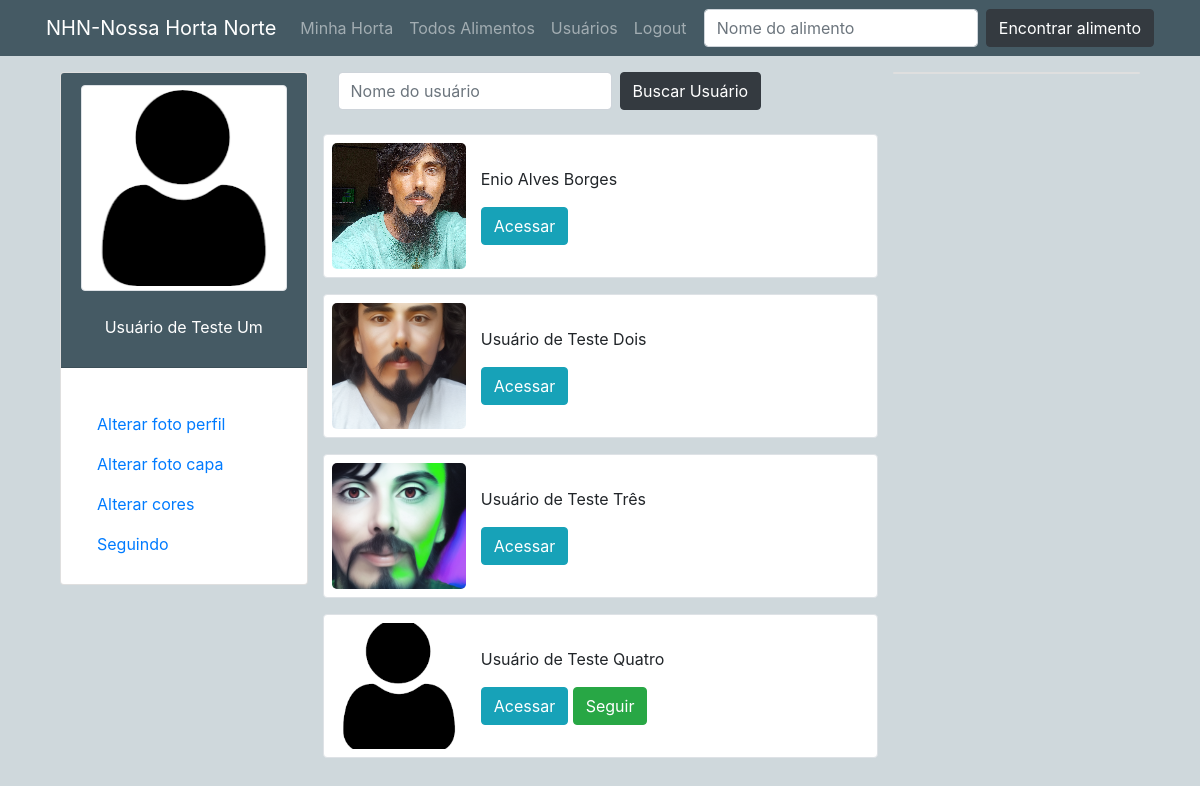
The app's page /encontrar/ (signed in) with its own data.
### perfis/models.py (models this page shows, shortened)
class Perfil(models.Model):
    nome = models.CharField(max_length=255, null=False)
    telefone = models.CharField(max_length=15, null=True, blank=True)
    endereco_maps = models.CharField(max_length=255, null=True, blank=True)
    imagem_perfil = models.ImageField(null=True, blank=True, upload_to='uploads/fotoperfil/')
    imagem_capa = models.ImageField(null=True, blank=True, upload_to='uploads/fotocapa/')
    cor = models.CharField(max_length=10, default='#455A64')
    contatos = models.ManyToManyField('self')
    usuario = models.OneToOneField(User, related_name='perfil', on_delete=models.CASCADE)

### perfis/views.py (the view, shortened to what this page needs)
# urls.py: path('encontrar/', views.buscar_usuario, name='buscar_usuario'),
@login_required(login_url='login')
def buscar_usuario(request):
    encontrados = Perfil.objects.all()
    dados = {}
    dados['encontrados'] = encontrados
    dados['perfil_logado'] = request.user.perfil
    return render(request, 'buscarusuario.html', dados)

### perfis/templates/buscarusuario.html (shortened to what this page needs)
{% extends 'base.html' %}
{% load static %}
{% block main %}
<form method="POST" action="{% url 'buscar_usuario' %}"
    class="form-inline my-2 my-lg-0 form-busca-usuario">
    <input class="form-control mr-sm-2" type="search" name="busca" placeholder="Nome do usuário">
    <button class="btn btn-dark my-2 my-sm-0" type="submit">Buscar Usuário</button>
</form><br>
<div>
    {% if encontrados %}
    <ul class="list-group full-w">
        {% for encontrado in encontrados %}
        {% if encontrado.id != user.perfil.id %}
        {% if encontrado in user.perfil.contatos.all %}
        <div class="row border rounded mb-3 py-2 px-2 bg-white">
            <div class="col col-md-3 py-5"
                style="background:  {% if encontrado.imagem_perfil %} url('/media/{{ encontrado.imagem_perfil }}') {% else %} url('{% static 'media/img/user.png' %}') {% endif %} ;
                        background-position: center;
                        background-size: cover;
                        border-radius: 5px;"></div>
            <div class="col col-md-9 bg-white py-4">
                <p>{{ encontrado.nome }}</p>
                <div>
                    <a href="{% url 'exibir' encontrado.id %}" class="btn btn-info">Acessar</a>
                </div>
            </div>
        </div>
        {% else %}
        <div class="row border rounded mb-3 py-2 px-2 bg-white">
            <div class="col col-md-3 py-5"
            style="background:  {% if encontrado.imagem_perfil %} url('/media/{{ encontrado.imagem_perfil }}') {% else %} url('{% static 'media/img/user.png' %}') {% endif %};
            background-position: center;
            background-size: cover;
            border-radius: 5px;"    >
            </div>
            <div class="col col-md-9 bg-white py-4">
                <p>{{ encontrado.nome }}</p>
                <div>
                    <a href="{% url 'exibir' encontrado.id %}" class="btn btn-info">Acessar</a>
                    <a href="#" class="btn btn-success">Seguir</a>
                </div>
            </div>
        </div>
        {% endif %}
        {% endif %}
        {% endfor %}
    </ul>
    {% else %}
    <div class="full-w alert alert-warning text-center">
        <h2>Nenhum resultado encontrado</h2>
    </div>
    {% endif %}
</div>
{% endblock %}

### perfis/templates/base.html (shortened to what this page needs)
{% load static %}
<!DOCTYPE html>
<html lang="pt-br">
<head>
    <link rel="stylesheet" href="https://stackpath.bootstrapcdn.com/bootstrap/4.3.1/css/bootstrap.min.css"
>
    <link rel="stylesheet" href="{% static '/css/estilo.css' %}" rel="stylesheet">
</head>
<body style="{% if perfil_logado.imagem_capa %} background: url('/media/{{ perfil_logado.imagem_capa }}'); {% else %} background: #CFD8DC; {% endif %}
                background-repeat: no-repeat;
                background-size: cover;
                background-position: center;
                background-attachment: fixed;">
    <div class="navbar-dark fixed-top" style="background: {{ perfil_logado.cor }};">
        <nav class="navbar container navbar-expand-lg">
            <a class="navbar-brand" href="/">NHN-Nossa Horta Norte</a>
            <div class="collapse navbar-collapse" id="navbarSupportedContent">
                <ul class="navbar-nav mr-auto">
                    <li class="nav-item">
                        <a class="nav-link" href="{% url 'minhas_postagens' %}">Minha Horta</a>
                    </li>
                    <li class="nav-item">
                        <a class="nav-link" href="{% url 'todos_alimentos' %}">Todos Alimentos</a>
                    </li>
                    <li class="nav-item">
                        <a class="nav-link" href="{% url 'buscar_usuario' %}">Usuários</a>
                    </li>
                    <li class="nav-item">
                        <a class="nav-link" href="{% url 'deslogar' %}">Logout</a>
                    </li>
                </ul>
                <form method="POST" action="{% url 'buscar_alimento' %}"
                    class="form-inline my-2 my-lg-0 form-buscalimento">
                    <input class="form-control mr-sm-2" type="search" name="buscalimento" placeholder="Nome do alimento">
                    <button class="btn btn-dark my-2 my-sm-0" type="submit">Encontrar alimento</button>
                </form>
            </div>
        </nav>
    </div>
    <main class="mt-5 index">
        <div class="row container">
            <section class="col col-sm-12 col-md-3 col-lg-3 col-xl-3 mt-4 opcoes-do-usuario">
                <div class="card">
                    <div class="card-header center-center" style="background: {{ perfil_logado.cor }};"
                        data-toggle="tooltip" data-placement="bottom" title="Alterar foto do perfil">
                        <img src="{% if perfil_logado.imagem_perfil %} /media/{{ perfil_logado.imagem_perfil }}
                        {% else %} {% static 'media/img/user.png' %} {% endif %}" alt="Usuário" width="100%"
                            class="img-fluid img-thumbnail"><br>
                        <p class="text-white">{{ perfil_logado.nome }}</p>
                    </div>
                    <div class="card-body">
                        <ul class="nav flex-column mt-3">
                            <li class="nav-item"> <a class="nav-link" href="" data-toggle="modal"
                                    data-target="#alterarFotoPerfil">Alterar foto perfil</a> </li>
                            <li class="nav-item"> <a class="nav-link" href="" data-toggle="modal"
                                    data-target="#alterarFotoCapa">Alterar foto capa</a> </li>
                            <li class="nav-item"> <a class="nav-link" href="" data-toggle="modal"
                                    data-target="#alterarCorPerfil">Alterar cores</a> </li>
                            <li class="nav-item"> <a class="nav-link" href="{% url 'conexoes' %}">Seguindo</a> </li>
                        </ul>
                    </div>
                </div>
            </section>
            <div class="col col-sm-12 col-md-12 col-lg-6 col-xl-6 mt-4">
                {% block main %}
                {% endblock %}
            </div>
            <aside class="col col-sm-12 col-md-12 col-lg-3 col-xl-3 mt-4">
                <div class="bg-white card">
                </div>
            </aside>
        </div>
    </main>
</body>
</html>

### perfis/static/css/estilo.css (style rules this page uses)
html, body { height: 100%; }
main.index { min-height: calc(100% - 56px); display: flex; flex-direction: row; justify-content: center; }
.opcoes-do-usuario { display: flex; flex-direction: column; justify-content: flex-start; align-items: center; }
.center-center { display: flex; flex-direction: column; justify-content: center; align-items: center; }
.full-w { width: 100%; }

### records on screen
Perfil: nome "Usuário de Teste Um"
Perfil: imagem_perfil (picture), nome "Enio Alves Borges"
Perfil: imagem_perfil (picture), nome "Usuário de Teste Dois"
Perfil: imagem_perfil (picture), nome "Usuário de Teste Três"
Perfil: nome "Usuário de Teste Quatro"
